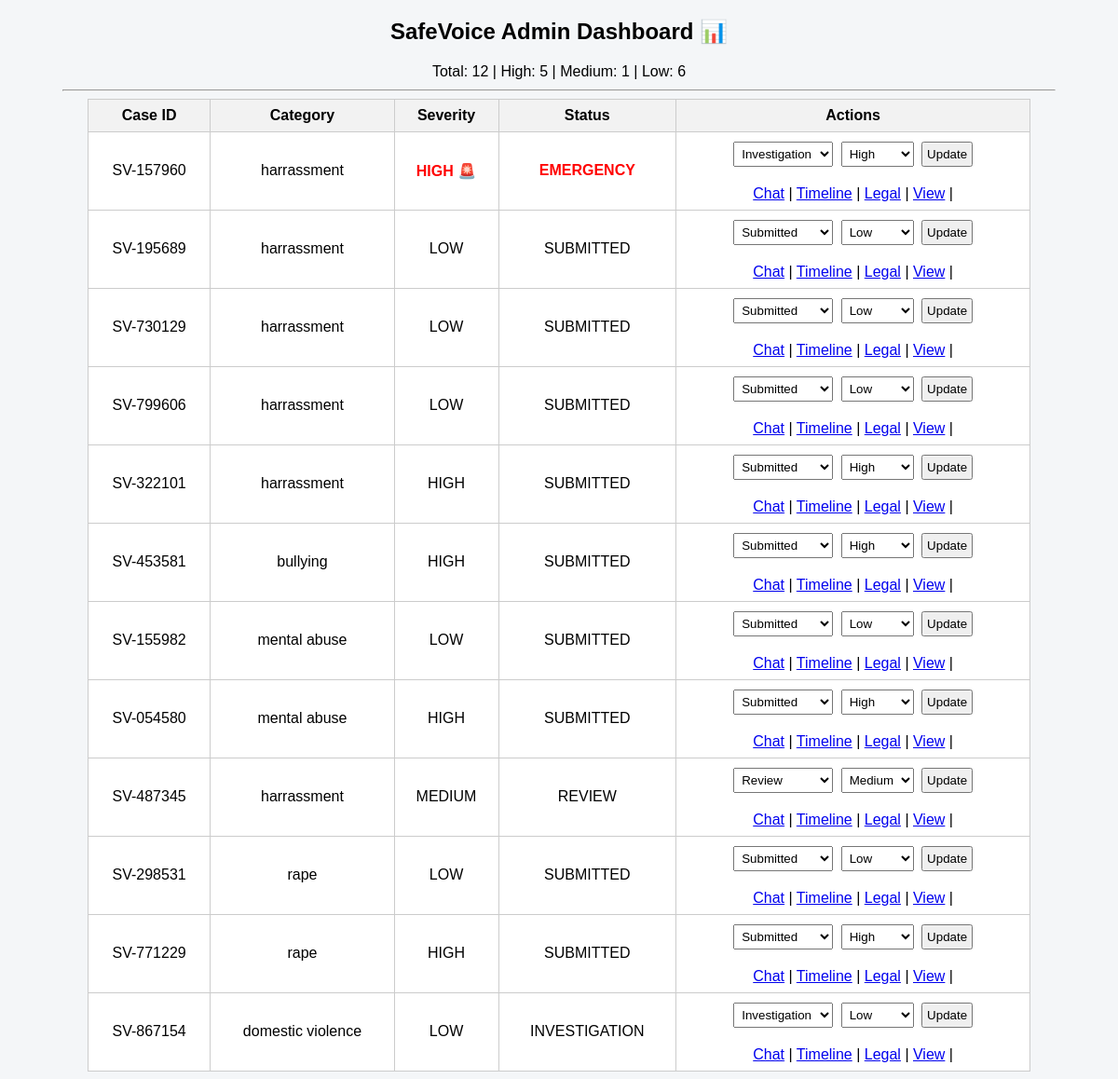
The page /dashboard/ (signed in) on the database its author committed.
### reports/models.py (models this page shows, shortened)
class Report(models.Model):
    email = models.EmailField(null=True, blank=True)
    is_emergency = models.BooleanField(default=False)
    STATUS_CHOICES = [
        ('submitted', 'Submitted'),
        ('review', 'Under Review'),
        ('investigation', 'Investigation'),
        ('action', 'Action Taken'),
        ('closed', 'Closed'),
    ]
    SEVERITY_CHOICES = [
        ('low', 'Low'),
        ('medium', 'Medium'),
        ('high', 'High'),
    ]
    id = models.UUIDField(primary_key=True, default=uuid.uuid4, editable=False)
    case_id = models.CharField(max_length=20, unique=True)
    category = models.CharField(max_length=100)
    description = models.TextField()
    incident_date = models.DateField(null=True, blank=True)
    location = models.CharField(max_length=200)
    latitude = models.FloatField(null=True, blank=True)
    longitude = models.FloatField(null=True, blank=True)
    evidence = models.FileField(
        upload_to='evidence/',
        null=True,
        blank=True
    )
    severity = models.CharField(
        max_length=10,
        choices=SEVERITY_CHOICES,
        default='low'
    )
    confidence_score = models.IntegerField(default=0)
    status = models.CharField(
        max_length=20,
        choices=STATUS_CHOICES,
        default='submitted'
    )
    burn_flag = models.BooleanField(default=False)
    created_at = models.DateTimeField(auto_now_add=True)

### reports/views.py (the view)
# urls.py: path('dashboard/', views.admin_dashboard, name='dashboard'),
@staff_member_required
def admin_dashboard(request):
    reports = Report.objects.all()
    status = request.GET.get("status")
    severity = request.GET.get("severity")
    if status:
        reports = reports.filter(status=status)
    if severity:
        reports = reports.filter(severity=severity)
    total = reports.count()
    high = reports.filter(severity="high").count()
    medium = reports.filter(severity="medium").count()
    low = reports.filter(severity="low").count()
    return render(request, "reports/dashboard.html", {
        "reports": reports,
        "total": total,
        "high": high,
        "medium": medium,
        "low": low,
    })

### templates/reports/dashboard.html (shortened to what this page needs)
<!DOCTYPE html>
<html>
<head>
</head>
<body>
<div class="box">
<h2>SafeVoice Admin Dashboard 📊</h2>
<p class="summary">
    Total: {{ total }} |
    High: {{ high }} |
    Medium: {{ medium }} |
    Low: {{ low }}
</p>
<hr>
<table>
<tr>
    <th>Case ID</th>
    <th>Category</th>
    <th>Severity</th>
    <th>Status</th>
    <th>Actions</th>
</tr>
{% for r in reports %}
<tr>
    <td>{{ r.case_id }}</td>
    <td>{{ r.category }}</td>
    <td>
        {% if r.is_emergency %}
            <span class="emergency">HIGH 🚨</span>
        {% else %}
            {{ r.severity|upper }}
        {% endif %}
    </td>
    <td>
        {% if r.is_emergency %}
            <span class="emergency">EMERGENCY</span>
        {% else %}
            {{ r.status|upper }}
        {% endif %}
    </td>
    <td>
        <form method="POST" action="/update/{{ r.case_id }}/">
        <select name="status">
            <option value="submitted"
            {% if r.status == "submitted" %}selected{% endif %}>
            Submitted
            </option>
            <option value="review"
            {% if r.status == "review" %}selected{% endif %}>
            Review
            </option>
            <option value="investigation"
            {% if r.status == "investigation" %}selected{% endif %}>
            Investigation
            </option>
        </select>
        <select name="severity">
            <option value="low"
            {% if r.severity == "low" %}selected{% endif %}>
            Low
            </option>
            <option value="medium"
            {% if r.severity == "medium" %}selected{% endif %}>
            Medium
            </option>
            <option value="high"
            {% if r.severity == "high" %}selected{% endif %}>
            High
            </option>
        </select>
        <button type="submit">Update</button>
        </form>
        <br>
        <a href="/chat/{{ r.case_id }}/">Chat</a> |
        <a href="/timeline/{{ r.case_id }}/">Timeline</a> |
        <a href="/legal/{{ r.case_id }}/">Legal</a> |
        <a href="/case/{{ r.case_id }}/">View</a> |
    </td>
</tr>
{% endfor %}
</table>
</div>
</body>
</html>

### templates/reports/dashboard.html (style rules this page uses)
body { font-family: Arial, sans-serif; background: #f4f6f8; }
table { width: 95%; margin: auto; border-collapse: collapse; background: white; }
th, td { border: 1px solid #ccc; padding: 8px; text-align: center; }
th { background: #f2f2f2; }
.box { width: 90%; margin: auto; text-align: center; }
h2 { margin-top: 20px; }
.summary { font-size: 16px; margin: 10px 0; }
.emergency { color: red; font-weight: bold; }
select, button { padding: 4px; margin: 2px; }

### rows shown on the page
Report: case_id "SV-157960", category "harrassment", is_emergency "HIGH 🚨", status "Investigation", severity "High"
Report: case_id "SV-195689", category "harrassment", severity "LOW", status "SUBMITTED", status "Submitted", severity "Low"
Report: case_id "SV-730129", category "harrassment", severity "LOW", status "SUBMITTED", status "Submitted", severity "Low"
Report: case_id "SV-799606", category "harrassment", severity "LOW", status "SUBMITTED", status "Submitted", severity "Low"
Report: case_id "SV-322101", category "harrassment", severity "HIGH", status "SUBMITTED", status "Submitted", severity "High"
Report: case_id "SV-453581", category "bullying", severity "HIGH", status "SUBMITTED", status "Submitted", severity "High"
Report: case_id "SV-155982", category "mental abuse", severity "LOW", status "SUBMITTED", status "Submitted", severity "Low"
Report: case_id "SV-054580", category "mental abuse", severity "HIGH", status "SUBMITTED", status "Submitted", severity "High"
Report: case_id "SV-487345", category "harrassment", severity "MEDIUM", status "REVIEW", status "Review", severity "Medium"
Report: case_id "SV-298531", category "rape", severity "LOW", status "SUBMITTED", status "Submitted", severity "Low"
Report: case_id "SV-771229", category "rape", severity "HIGH", status "SUBMITTED", status "Submitted", severity "High"
Report: case_id "SV-867154", category "domestic violence", severity "LOW", status "INVESTIGATION", status "Investigation", severity "Low"

### other values the page prints
{{ total }} "12"
{{ high }} "5"
{{ medium }} "1"
{{ low }} "6"
